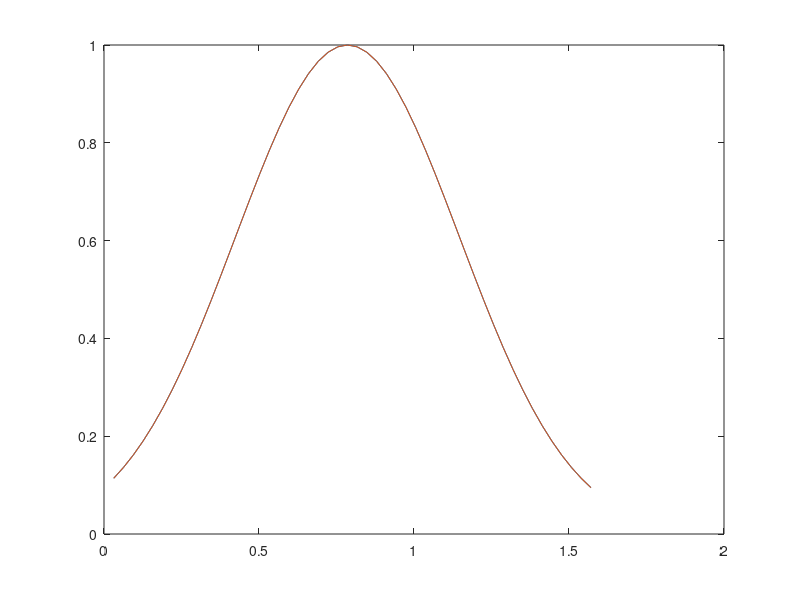
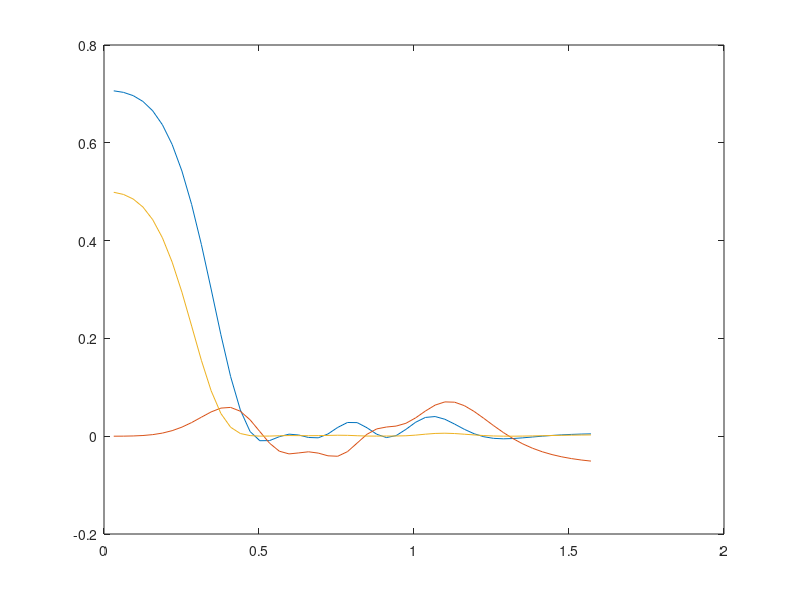

Write MATLAB code to recreate these figures, in order.
clear all;
N=7;
M=2;
A=1;
T=pi/2;
nbin=50;
dt=T/nbin;
J=ones(1,N-1);
% J(N-1)=0.01;
time_grid=dt*(1:nbin);
c=zeros(nbin,N,2);
for j=1:N
    c(:,j,1)=j*exp(-(time_grid-T/2).^2/(T/6));
%     ctemp=diff(c(:,j,1));
%     c(:,j,2)=[ctemp(1);ctemp] ;
    c(:,j,2)=c(:,j,1);
end
numK=25;
% c=ones(nbin,N,2);
H1kron =@(H1,j) kron(speye(M^(j-1)),kron(H1,speye(M^(N-j))));
H2kron =@(H1,H2,j,k) kron(speye(M^(j-1)),kron(kron(H1,speye(M^(k-j-1))),kron(H2,speye(M^(N-k)))));
% jflipped=5;
% magnetization in z-directionc=ones(nbin,N,2);
sx=sparse([0,1;1,0]); sy=sparse([0,-1i;1i,0]); sz=sparse([1,0;0,-1]); id=speye(2);
s_plus=(sx+1i*sy)/2;
s_minus=(sx-1i*sy)/2;
p0=(id+sz)/2;
p1=(id-sz)/2;
oset1=cell(1,N);
factor=@(j) (eq(j,1)+eq(j,N)+1)/2; 
O1=p0;
for j=1:N-1
    O1=kron(O1,p0); 
end
O2=p1;
for j=1:N-1
    O2=kron(O2,p1); 
end
O3=s_plus;
for j=1:N-1
    O3=kron(O3,s_plus); 
end
O4=s_minus;
for j=1:N-1
    O4=kron(O4,s_minus); 
end
OGHZ=(O1+O2+O3+O4)/2;
% oset{1,jflipped}=sx;
% time evolution operator
q0=[1;0];
q1=[0;1];
psi0=q0;
psi1=q1;
for j=1:N-1
    psi0=kron(psi0,q0);
    psi1=kron(psi1,q1);
end
% time evolution
psiGHZ=(psi0+psi1)/sqrt(2);
psi=psi0;
ghzoverlap_Pade=zeros(nbin,1);
H0=sparse(M^N,M^N);
for j=1:(N-1) 
%     h=kron(s_plus,s_minus)+kron(s_minus,s_plus)+(c(k,j,1)*(kron(sx,id))+c(k,j,2)*(kron(sy,id)))*factor(j)+(c(k,j+1,1)*kron(id,sx)+c(k,j+1,2)*kron(id,sy))*factor(j+1);
    H0=H0+J(j)*(H2kron(s_plus,s_minus,j,j+1)+H2kron(s_minus,s_plus,j,j+1));
end
Hc=cell(N,2);
for j=1:N-1 
%     h=kron(s_plus,s_minus)+kron(s_minus,s_plus)+(c(k,j,1)*(kron(sx,id))+c(k,j,2)*(kron(sy,id)))*factor(j)+(c(k,j+1,1)*kron(id,sx)+c(k,j+1,2)*kron(id,sy))*factor(j+1);
    Hc{j,1}=H1kron(sx,j);
    Hc{j,2}=H1kron(sy,j);
end
for k=1:nbin
    fprintf('step %d\n',k);
    Htot=H0;
for j=1:N-1
%     h=kron(s_plus,s_minus)+kron(s_minus,s_plus)+(c(k,j,1)*(kron(sx,id))+c(k,j,2)*(kron(sy,id)))*factor(j)+(c(k,j+1,1)*kron(id,sx)+c(k,j+1,2)*kron(id,sy))*factor(j+1);
    Htot=Htot+A*(c(k,j,1)*Hc{j,1}+c(k,j,2)*Hc{j,2});
end
psi=expm(-1i*dt*Htot)*psi;
% ghzoverlap_Pade(k)=psi'*OGHZ*psi;
ghzoverlap_Pade(k)=psiGHZ'*psi;
end
% starting state (one spin flipped)
plot(time_grid,c(:,1,1));
hold on;
plot(time_grid,c(:,1,2));
hold off;
figure;
plot(time_grid,real(ghzoverlap_Pade));
hold on;
plot(time_grid,imag(ghzoverlap_Pade));
hold on;
plot(time_grid,abs(ghzoverlap_Pade).^2);